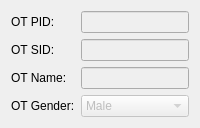
          <widget class="QWidget" name="tab_8">
           <attribute name="title">
            <string>Trainer</string>
           </attribute>
           <layout class="QHBoxLayout" name="horizontalLayout_7">
            <item>
             <layout class="QFormLayout" name="formLayout_13">
              <item row="0" column="0">
               <widget class="QLabel" name="tIDLabel">
                <property name="text">
                 <string>OT PID:</string>
                </property>
               </widget>
              </item>
              <item row="0" column="1">
               <widget class="QLineEdit" name="otPidLineEdit">
                <property name="enabled">
                 <bool>false</bool>
                </property>
               </widget>
              </item>
              <item row="1" column="0">
               <widget class="QLabel" name="sIDLabel">
                <property name="text">
                 <string>OT SID:</string>
                </property>
               </widget>
              </item>
              <item row="1" column="1">
               <widget class="QLineEdit" name="otSidLineEdit">
                <property name="enabled">
                 <bool>false</bool>
                </property>
               </widget>
              </item>
              <item row="2" column="0">
               <widget class="QLabel" name="oTNameLabel">
                <property name="text">
                 <string>OT Name:</string>
                </property>
               </widget>
              </item>
              <item row="2" column="1">
               <widget class="QLineEdit" name="otNameLineEdit">
                <property name="enabled">
                 <bool>false</bool>
                </property>
               </widget>
              </item>
              <item row="3" column="0">
               <widget class="QLabel" name="oTGenderLabel">
                <property name="text">
                 <string>OT Gender:</string>
                </property>
               </widget>
              </item>
              <item row="3" column="1">
               <widget class="QComboBox" name="otGenderComboBox">
                <property name="enabled">
                 <bool>false</bool>
                </property>
                <item>
                 <property name="text">
                  <string>Male</string>
                 </property>
                </item>
                <item>
                 <property name="text">
                  <string>Female</string>
                 </property>
                </item>
               </widget>
              </item>
             </layout>
            </item>
           </layout>
          </widget>
